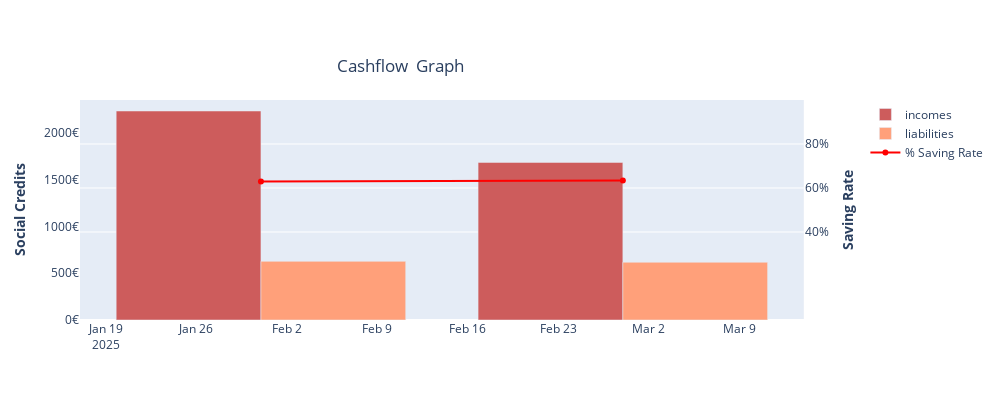

Notebook source saved alongside this figure:
### Code cell
fig_cashflow = FinPlot.plot_cashflow(df_m_cashflow)
fig_cashflow.show()

### Figure 1 — Plotly figure (JSON) as saved in the notebook; plotly's stock layout.template omitted (floating-point values rounded to 4 significant figures)
{"data": [{"marker": {"color": "indianred"}, "name": "incomes", "type": "bar", "x": ["2025-01-31T00:00:00", "2025-02-28T00:00:00"], "xaxis": "x", "y": [2231, 1682.0], "yaxis": "y"}, {"marker": {"color": "lightsalmon"}, "name": "liabilities", "type": "bar", "x": ["2025-01-31T00:00:00", "2025-02-28T00:00:00"], "xaxis": "x", "y": [626.0, 616.1], "yaxis": "y"}, {"line": {"color": "red"}, "name": "% Saving Rate", "type": "scatter", "x": ["2025-01-31T00:00:00", "2025-02-28T00:00:00"], "xaxis": "x", "y": [62.98, 63.38], "yaxis": "y2"}], "layout": {"barmode": "group", "height": 400, "title": {"text": "Cashflow  Graph", "x": 0.4, "y": 0.85}, "width": 1000, "xaxis": {"anchor": "y", "domain": [0, 0.94], "tickangle": 0}, "yaxis": {"anchor": "x", "domain": [0, 1], "showgrid": false, "side": "left", "tickmode": "array", "ticktext": ["0€", "500€", "1000€", "1500€", "2000€", "2500€"], "tickvals": [0, 500, 1000, 1500, 2000, 2500], "title": {"text": "<b>Social Credits</b>"}}, "yaxis2": {"anchor": "x", "overlaying": "y", "range": [0, 100], "side": "right", "tickmode": "array", "ticktext": ["40%", "60%", "80%"], "tickvals": [40, 60, 80], "title": {"text": "<b>Saving Rate</b>"}}}}
